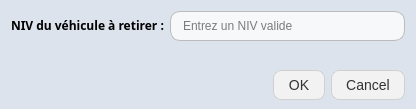
<?xml version="1.0" encoding="UTF-8"?>
<ui version="4.0">
 <class>dialogueSuppressionVehicule</class>
 <widget class="QDialog" name="dialogueSuppressionVehicule">
  <property name="geometry">
   <rect>
    <x>0</x>
    <y>0</y>
    <width>416</width>
    <height>109</height>
   </rect>
  </property>
  <property name="windowTitle">
   <string>Supression d'un véhicule</string>
  </property>
  <property name="styleSheet">
   <string notr="true">QDialog {
	background-color: #dce3ec;
}</string>
  </property>
  <layout class="QVBoxLayout" name="verticalLayout" stretch="0,0">
   <property name="spacing">
    <number>6</number>
   </property>
   <property name="bottomMargin">
    <number>9</number>
   </property>
   <item>
    <layout class="QFormLayout" name="formLayout">
     <item row="0" column="0">
      <widget class="QLabel" name="nivLabel">
       <property name="font">
        <font>
         <family>Ubuntu Sans Mono</family>
         <weight>75</weight>
         <bold>true</bold>
        </font>
       </property>
       <property name="text">
        <string>NIV du véhicule à retirer :</string>
       </property>
      </widget>
     </item>
     <item row="0" column="1">
      <widget class="QLineEdit" name="nivLineEdit">
       <property name="styleSheet">
        <string notr="true">QLineEdit {
    background-color: #f6f8fa;
    border: 1px solid #BBBBBB;
    border-radius: 10px;
    padding: 6px 10px;
}</string>
       </property>
       <property name="placeholderText">
        <string>Entrez un NIV valide</string>
       </property>
      </widget>
     </item>
    </layout>
   </item>
   <item>
    <widget class="QDialogButtonBox" name="buttonBox">
     <property name="styleSheet">
      <string notr="true">QPushButton {
    background-color: #F2F2F2;   /* Blanc-gris */
    color: #333333;
    border-radius: 8px;
    padding: 6px 14px;
    border: 1px solid #D0D0D0;
    font-size: 14px;
}

QPushButton:hover {
    background-color: #E6E6E6;   /* Gris un peu plus foncé */
}

QPushButton:pressed {
    background-color: #D9D9D9;   /* Encore un peu plus foncé */
}

QPushButton:disabled {
    background-color: #E0E0E0;
    color: #A0A0A0;
    border: 1px solid #C8C8C8;
}</string>
     </property>
     <property name="orientation">
      <enum>Qt::Horizontal</enum>
     </property>
     <property name="standardButtons">
      <set>QDialogButtonBox::Cancel|QDialogButtonBox::Ok</set>
     </property>
    </widget>
   </item>
  </layout>
 </widget>
 <resources/>
 <connections>
  <connection>
   <sender>buttonBox</sender>
   <signal>accepted()</signal>
   <receiver>dialogueSuppressionVehicule</receiver>
   <slot>accept()</slot>
   <hints>
    <hint type="sourcelabel">
     <x>248</x>
     <y>254</y>
    </hint>
    <hint type="destinationlabel">
     <x>157</x>
     <y>274</y>
    </hint>
   </hints>
  </connection>
  <connection>
   <sender>buttonBox</sender>
   <signal>rejected()</signal>
   <receiver>dialogueSuppressionVehicule</receiver>
   <slot>reject()</slot>
   <hints>
    <hint type="sourcelabel">
     <x>316</x>
     <y>260</y>
    </hint>
    <hint type="destinationlabel">
     <x>286</x>
     <y>274</y>
    </hint>
   </hints>
  </connection>
  <connection>
   <sender>nivLineEdit</sender>
   <signal>textChanged(QString)</signal>
   <receiver>dialogueSuppressionVehicule</receiver>
   <slot>mettreAJourBoutonOk()</slot>
   <hints>
    <hint type="sourcelabel">
     <x>275</x>
     <y>21</y>
    </hint>
    <hint type="destinationlabel">
     <x>199</x>
     <y>149</y>
    </hint>
   </hints>
  </connection>
 </connections>
 <slots>
  <slot>mettreAJourBoutonOk()</slot>
 </slots>
</ui>
